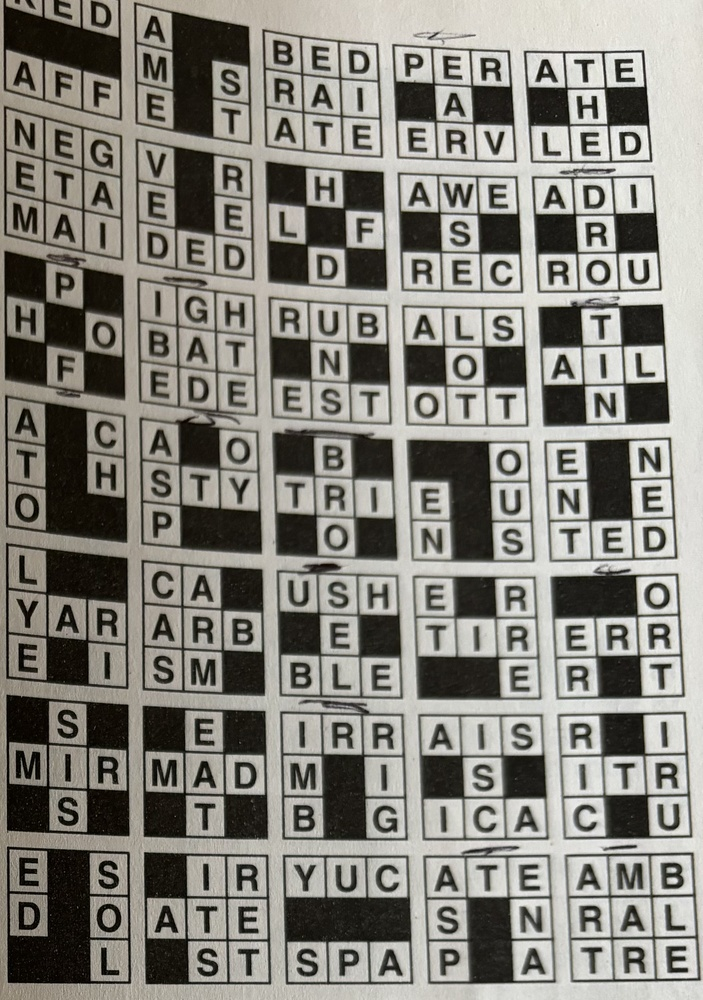
#> input picture Word_Games/Pieceword7.jpg, 703 x 1000 px, shrunk from 2107 x 2997 before the run, found by its file name
$ python straighten_image.py
#> lines starting #> are read from the running program, lines starting #| are printed output that depends on the picture; long printed decimals are rounded
### Word_Games/scanning/harris_corner.py
# -*- coding: utf-8 -*-
"""

"""
from numpy import array
from matplotlib import pyplot as plt
from PIL import Image
import numpy as np


def gaussian_mask(n, sigma=None):
    if sigma is None:
        sigma = 0.3 * (n // 2) + 0.8
    X = np.arange(-(n//2), n//2+1)
    kernel = np.exp(-(X**2)/(2*sigma**2))
    return kernel


def seperable_conv(I, filter_x, filter_y):
    h, w = I.shape[:2]
    n = filter_x.shape[0]//2
    I_a = np.zeros(I.shape)
    I_b = np.zeros(I.shape)
    for x in range(n, w-n):
        patch = I[:, x-n:x+n+1]
        I_a[:, x] = np.sum(patch * filter_x, 1)
    filter_y = np.expand_dims(filter_y, 1)
    for y in range(n, h-n):
        patch = I_a[y-n:y+n+1, :]
        I_b[y, :] = np.sum(patch * filter_y, 0)
    return I_b


def detect(I, n_g=5, n_w=5, k=0.06):
    h, w = I.shape
    sobel_1 = np.array([-1, 0, 1])
    sobel_2 = np.array([1, 2, 1])
    I_x = seperable_conv(I, sobel_1, sobel_2)
    I_y = seperable_conv(I, sobel_2, sobel_1)
    g_kernel = gaussian_mask(n_g)
    I_x = seperable_conv(I_x, g_kernel, g_kernel)
    I_y = seperable_conv(I_y, g_kernel, g_kernel)
    D_temp = np.zeros((h, w, 2, 2))
    D_temp[:, :, 0, 0] = np.square(I_x)
    D_temp[:, :, 0, 1] = I_x * I_y
    D_temp[:, :, 1, 0] = D_temp[:, :, 0, 1]
    D_temp[:, :, 1, 1] = np.square(I_y)
    g_filter = gaussian_mask(n_w)
    g_filter = np.dstack([g_filter] * 4).reshape(n_w, 2, 2)
    D = seperable_conv(D_temp, g_filter, g_filter)
    P = D[:, :, 0, 0]
    Q = D[:, :, 0, 1]
    R = D[:, :, 1, 1]
    T1 = (P + R) / 2
    T2 = np.sqrt(np.square(P - R) + 4 * np.square(Q)) / 2
    L_1 = T1 - T2
    L_2 = T1 + T2
    C = L_1 * L_2 - k * np.square(L_1 + L_2)
    return C, I_x, I_y, L_1, L_2

def order_points(pts):
    # initialzie a list of coordinates that will be ordered
    # such that the first entry in the list is the top-left,
    # the second entry is the top-right, the third is the
    # bottom-right, and the fourth is the bottom-left
    rect = np.zeros((4, 2), dtype = "float32")

    # the top-left point will have the smallest sum, whereas
    # the bottom-right point will have the largest sum
    s = pts.sum(axis = 1)
    rect[0] = pts[np.argmin(s)]
    rect[2] = pts[np.argmax(s)]

    # now, compute the difference between the points, the
    # top-right point will have the smallest difference,
    # whereas the bottom-left will have the largest difference
    diff = np.diff(pts, axis = 1)
    rect[1] = pts[np.argmin(diff)]
    rect[3] = pts[np.argmax(diff)]

    # return the ordered coordinates
    return rect

# [17 lines left out: function main, not called in this run]


# [2 lines that do not run on import are left out]

### Word_Games/scanning/perspective.py
'''Executes perspective transformations.'''

from PIL import Image
import numpy

def find_coeffs(pa, pb):
	'''Find coefficients for perspective transformation. From http://stackoverflow.com/a/14178717/4414003.'''
	matrix = []
	for p1, p2 in zip(pa, pb):
		matrix.append([p1[0], p1[1], 1, 0, 0, 0, -p2[0]*p1[0], -p2[0]*p1[1]])
		matrix.append([0, 0, 0, p1[0], p1[1], 1, -p2[1]*p1[0], -p2[1]*p1[1]])

	A = numpy.matrix(matrix, dtype=float)
	B = numpy.array(pb).reshape(8)

	res = numpy.dot(numpy.linalg.inv(A.T * A) * A.T, B)
	return numpy.array(res).reshape(8)

def transform(startpoints, endpoints, im):
	'''Perform a perspective transformation on an image where startpoints are moved to endpoints, and the image is stretched accordingly.'''
	width, height = im.size
	coeffs = find_coeffs(endpoints, startpoints)

	im = im.transform((width, height), Image.PERSPECTIVE, coeffs, Image.BICUBIC)
	return im

def absolutecorners(image):
	'''Return the corners of an image'''
	width, height = image.size
	return [(0, 0), (width, 0), (width, height), (0, height)]
# [4 lines left out: function squarecorners, not called in this run]
# [13 lines that do not run on import are left out]

### Word_Games/scanning/straighten_image.py
# -*- coding: utf-8 -*-
"""

"""
from numpy import array
from matplotlib import pyplot as plt
from PIL import Image
import numpy as np
import harris_corner
import perspective
import ui

def find_corners(img_path):
    #img_path = 'chess.png'
#> called with img_path = 'Pieceword7.jpg'
    if isinstance(img_path, str):
        img = array(Image.open(img_path).convert('L'))
    elif isinstance(img_path, bytearray):
        img = array(ui.Image.from_data(img_path).convert('L'))
    img = (img - img.min())/(img.max()-img.min())
    C, I_x, I_y, L_1, L_2 = harris_corner.detect(img, k=0.06)
#> after the loop in seperable_conv (call 3), `for x in range(n, w-n):`:
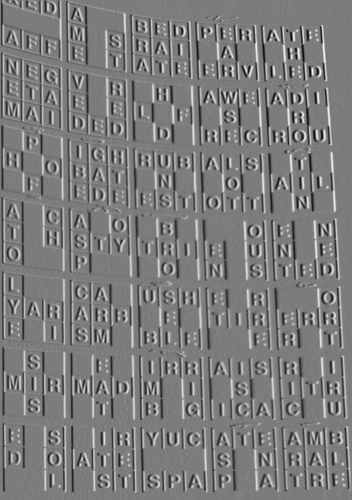
#> I_a: shape (1000, 703) float64 (shown at 1/2 size); min -5.6, max 5.88, mean 0.0113; drawn with min black and max white
#> after the loop in seperable_conv (call 4), `for y in range(n, h-n):`:
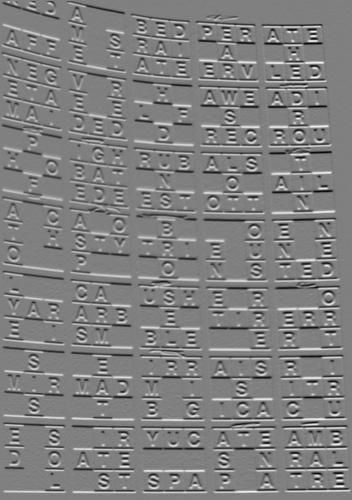
#> I_b: shape (1000, 703) float64 (shown at 1/2 size); min -17.84, max 17.7, mean 9.33e-05; drawn with min black and max white
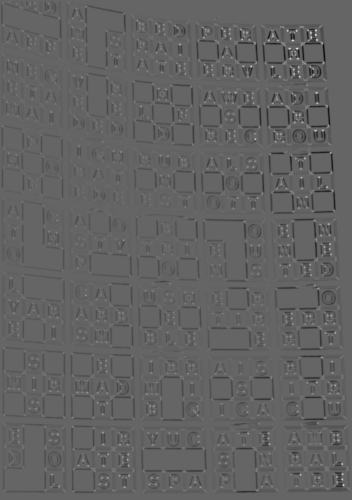
#> C: shape (1000, 703) float64 (shown at 1/2 size); min -403564.1, max 613873.8, mean -10832.3; drawn with min black and max white
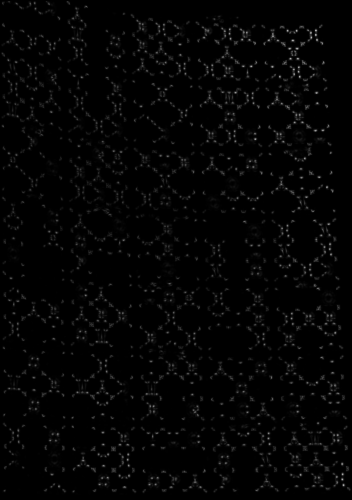
#> L_1: shape (1000, 703) float64 (shown at 1/2 size); min 0, max 779.5, mean 13.6; drawn with min black and max white
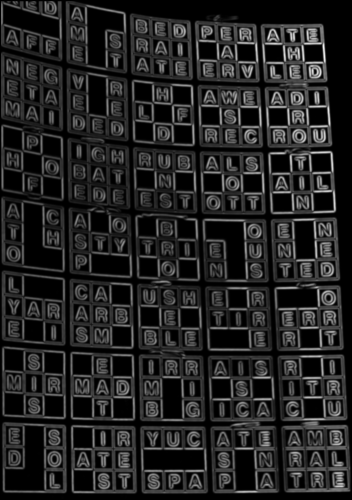
#> L_2: shape (1000, 703) float64 (shown at 1/2 size); min 0, max 2599.3, mean 376.6; drawn with min black and max white
    C = (C - C.min())/(C.max()-C.min())


    plt.imshow(2*C*(C >= 0.457), cmap='gray', vmin=0, vmax=1)

    plt.title('Detected Corners')
    plt.tight_layout()
    plt.show()
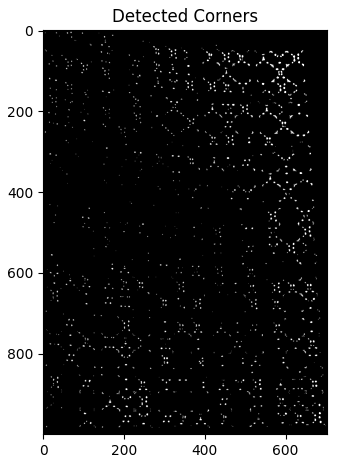
#> figure drawn by matplotlib, 1 panel
    print(f'{C.shape=}')
#| C.shape=(1000, 703)
    print(C.max(), C.min(), C.mean())
#| 1.0 0.0 0.386
    a = np.argwhere(C<0.4)
#> a = 642570 pairs, first value 0 to 999, second value 0 to 702

    return harris_corner.order_points(a)

# [10 lines left out: function straighten, not called in this run]

if __name__ == "__main__":
    img_path = 'Pieceword7.jpg'
    image_corners = find_corners(img_path)
#> image_corners = [[0, 0], [999, 0], [999, 702], [0, 702]]
    #[tl=[0,0], bl=[h, 0], br=[h, w], tr=[0, w]]
    #reorder
    image_corners = [np.flip(image_corners[0]), np.flip(image_corners[3]), np.flip(image_corners[2]), np.flip(image_corners[1])]
#> image_corners = [[0, 0], [702, 0], [702, 999], [0, 999]]
    img = Image.open(img_path)
#> img is the input picture: PIL image 703x1000 RGB; mean R, G, B 133.1, 131, 123.6
    corners = perspective.absolutecorners(img)
#> corners = [(0, 0), (703, 0), (703, 1000), (0, 1000)]
    # [(0, 0), (width, 0), (width, height), (0, height)]
    w, h = img.size
    image_corners[0] = [0, 0]
    image_corners[2] = [w, h]
    #image_corners[3] = [0, h]

    straightened = perspective.transform(image_corners, corners, img)
#> the loop in find_coeffs, `for p1, p2 in zip(pa, pb):` made 4 passes
#> after the loop in find_coeffs, `for p1, p2 in zip(pa, pb):`: matrix = 8 items, first 6: [0, 0, 1, 0, 0, 0, 0, 0], [0, 0, 0, 0, 0, 1, 0, 0], [703, 0, 1, 0, 0, 0, -493506, 0], [0, 0, 0, 703, 0, 1, 0, 0], [703, 1000, 1, 0, 0, 0, -494209, -703000], [0, 0, 0, 703, 1000, 1, -703000, -1000000]
#> in find_coeffs, `B = numpy.array(pb).reshape(8)`: B = [0, 0, 702, 0, 703, 1000, 0, 999]
#> in transform, `coeffs = find_coeffs(endpoints, startpoints)`: coeffs = [0.998, -3.19e-14, 2.21e-11, 1.23e-15, 0.998, -9.45e-13, -1.42e-06, -1.42e-06]
#> in transform, `im = im.transform((width, height), Image.PERSPECTIVE, coeffs, Image.BI..`:
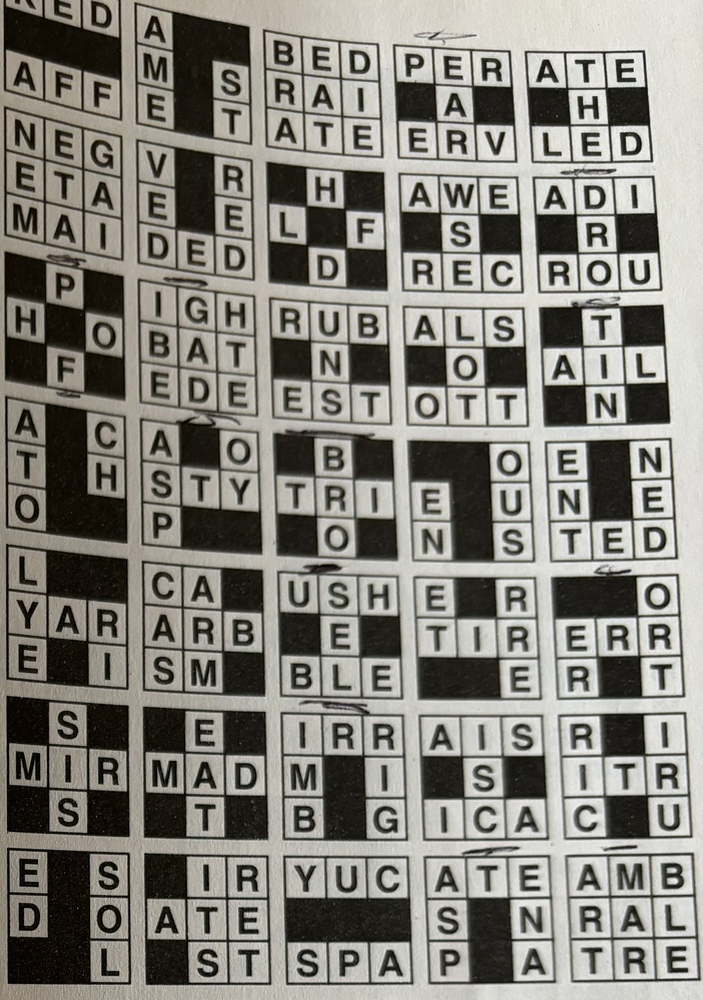
#> im: PIL image 703x1000 RGB; mean R, G, B 132.5, 130.4, 123
    plt.imshow(straightened)
    plt.show()
    print(f'{image_corners=}')
#| image_corners=[[0, 0], array([702.,   0.], dtype=float32), [703, 1000], array([  0., 999.], dtype=float32)]
    straightened.save('str_' + img_path, fmt='jpg')

$ run again, with Word_Games/Pieceword1.jpg copied over Word_Games/Pieceword7.jpg
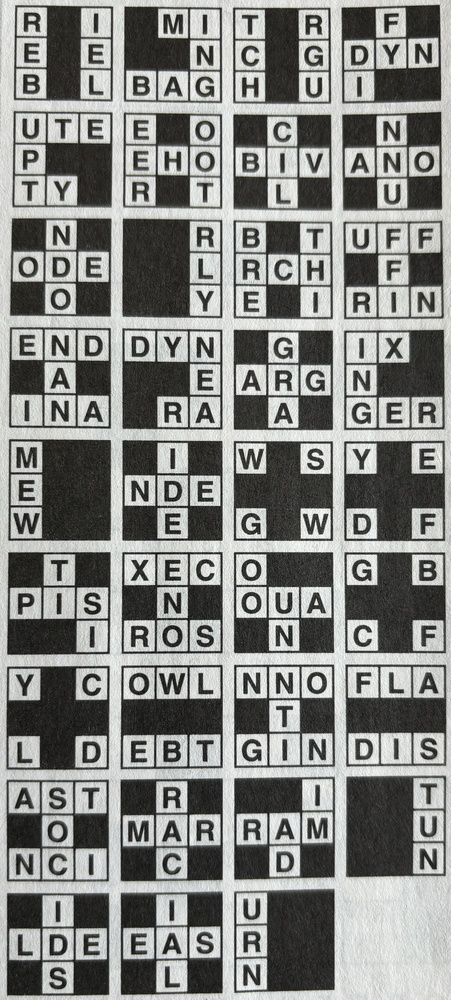
#> input picture Word_Games/Pieceword1.jpg, 451 x 1000 px, shrunk from 2321 x 5148 before the run, found by its file name
#> in find_corners, `plt.show()`:
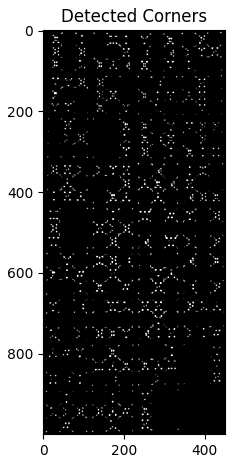
#> figure drawn by matplotlib, 1 panel
#| C.shape=(1000, 451)
#| 1.0 0.0 0.313
#> a = 429347 pairs, first value 0 to 999, second value 0 to 450
#> `image_corners = find_corners(img_path)`: image_corners = [[0, 0], [999, 0], [999, 450], [0, 450]]
#> `image_corners = [np.flip(image_corners[0]), np.flip(image_corners[3]),..`: image_corners = [[0, 0], [450, 0], [450, 999], [0, 999]]
#> img is the input picture: PIL image 451x1000 RGB; mean R, G, B 134.5, 135.6, 132.8
#> corners = [(0, 0), (451, 0), (451, 1000), (0, 1000)]
#> the loop in find_coeffs, `for p1, p2 in zip(pa, pb):` made 4 passes
#> after the loop in find_coeffs, `for p1, p2 in zip(pa, pb):`: matrix = 8 items, first 6: [0, 0, 1, 0, 0, 0, 0, 0], [0, 0, 0, 0, 0, 1, 0, 0], [451, 0, 1, 0, 0, 0, -202950, 0], [0, 0, 0, 451, 0, 1, 0, 0], [451, 1000, 1, 0, 0, 0, -203401, -451000], [0, 0, 0, 451, 1000, 1, -451000, -1000000]
#> B = [0, 0, 450, 0, 451, 1000, 0, 999]
#> coeffs = [0.997, 1.98e-14, -4.9e-11, -9.36e-15, 0.997, 1.36e-13, -2.21e-06, -2.22e-06]
#> in transform, `im = im.transform((width, height), Image.PERSPECTIVE, coeffs, Image.BI..`:
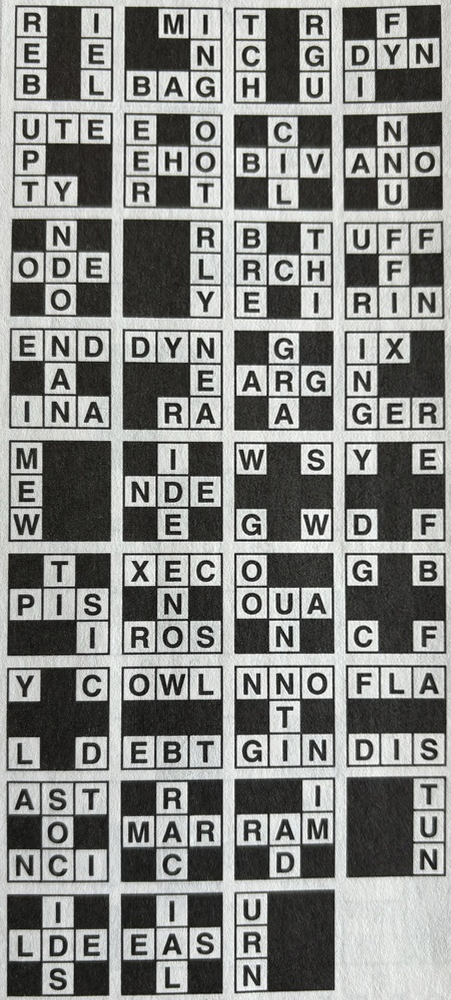
#> im: PIL image 451x1000 RGB; mean R, G, B 133.9, 134.9, 132.2
#| image_corners=[[0, 0], array([450.,   0.], dtype=float32), [451, 1000], array([  0., 999.], dtype=float32)]

$ run again, with Word_Games/Pieceword2.jpg copied over Word_Games/Pieceword7.jpg
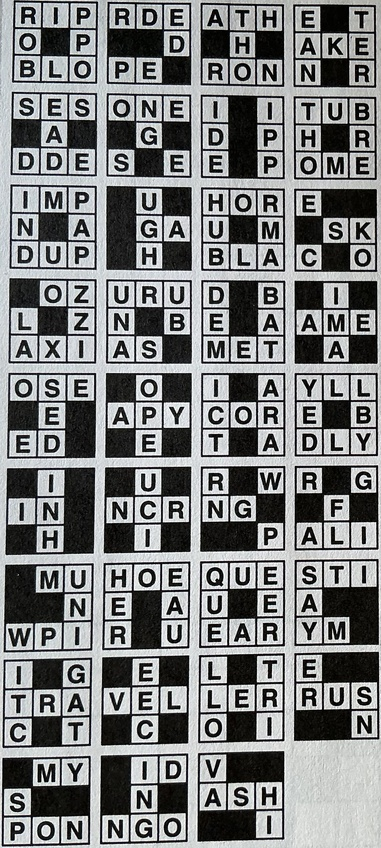
#> input picture Word_Games/Pieceword2.jpg, 381 x 848 px, shrunk from 1320 x 2936 before the run, found by its file name
#> in find_corners, `plt.show()`:
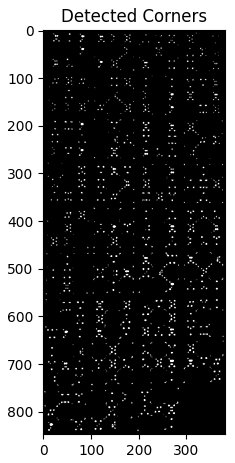
#> figure drawn by matplotlib, 1 panel
#| C.shape=(848, 381)
#| 1.0 0.0 0.2738
#> a = 308853 pairs, first value 0 to 847, second value 0 to 380
#> `image_corners = find_corners(img_path)`: image_corners = [[0, 0], [847, 0], [847, 380], [0, 380]]
#> `image_corners = [np.flip(image_corners[0]), np.flip(image_corners[3]),..`: image_corners = [[0, 0], [380, 0], [380, 847], [0, 847]]
#> img is the input picture: PIL image 381x848 RGB; mean R, G, B 126, 127.6, 128
#> corners = [(0, 0), (381, 0), (381, 848), (0, 848)]
#> the loop in find_coeffs, `for p1, p2 in zip(pa, pb):` made 4 passes
#> after the loop in find_coeffs, `for p1, p2 in zip(pa, pb):`: matrix = 8 items, first 6: [0, 0, 1, 0, 0, 0, 0, 0], [0, 0, 0, 0, 0, 1, 0, 0], [381, 0, 1, 0, 0, 0, -144780, 0], [0, 0, 0, 381, 0, 1, 0, 0], [381, 848, 1, 0, 0, 0, -145161, -323088], [0, 0, 0, 381, 848, 1, -323088, -719104]
#> B = [0, 0, 380, 0, 381, 848, 0, 847]
#> coeffs = [0.996, -3.66e-14, -1.9e-11, 1.61e-14, 0.996, 7.64e-13, -3.09e-06, -3.09e-06]
#> in transform, `im = im.transform((width, height), Image.PERSPECTIVE, coeffs, Image.BI..`:
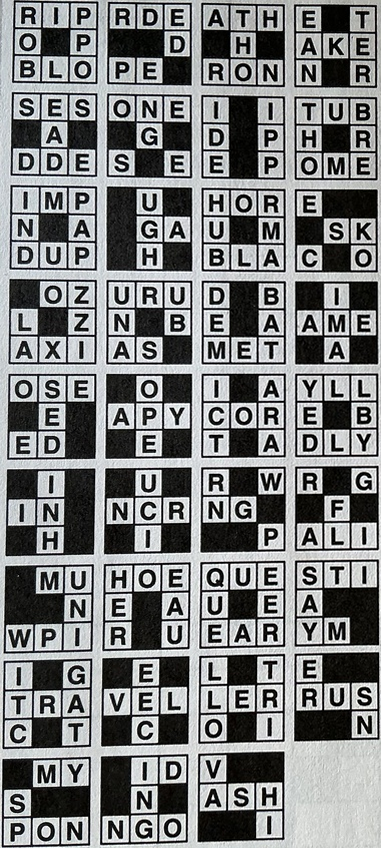
#> im: PIL image 381x848 RGB; mean R, G, B 125.7, 127.3, 127.7
#| image_corners=[[0, 0], array([380.,   0.], dtype=float32), [381, 848], array([  0., 847.], dtype=float32)]
